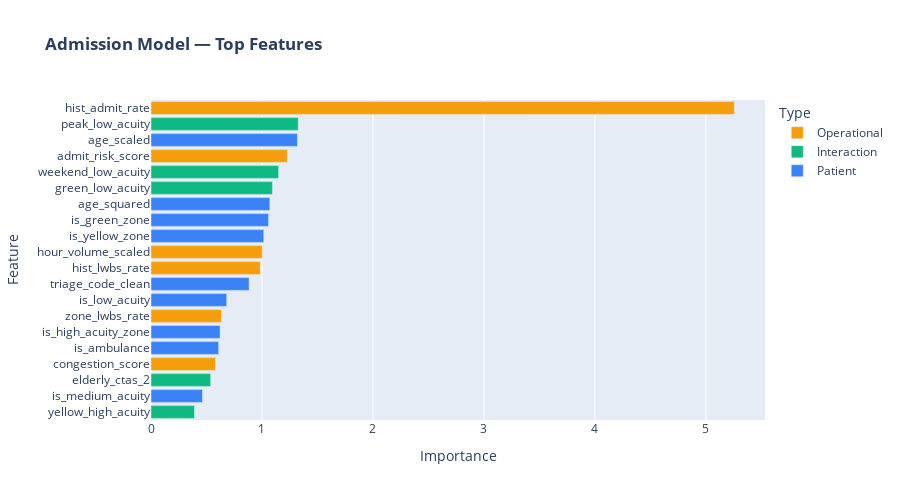
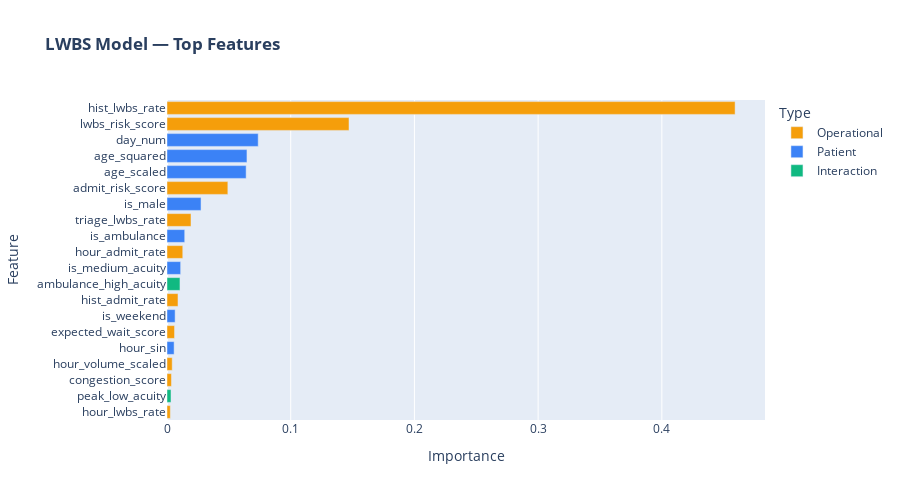

Source (notebook cell) for these figures, in order:
### Code cell
# =============================================================================
# CELL 19: FEATURE IMPORTANCE ANALYSIS
# =============================================================================

def plot_feature_importance(model, feature_names, title, top_n=20):
    """Plot feature importance with operational vs patient feature breakdown."""
    
    if hasattr(model, 'feature_importances_'):
        importance = model.feature_importances_
    elif hasattr(model, 'coef_'):
        importance = np.abs(model.coef_[0])
    else:
        print("Model doesn't support feature importance")
        return None
    
    # Create dataframe
    imp_df = pd.DataFrame({
        'Feature': feature_names,
        'Importance': importance
    }).sort_values('Importance', ascending=False).head(top_n)
    
    # Mark feature types
    imp_df['Type'] = imp_df['Feature'].apply(
        lambda x: 'Operational' if x in OPERATIONAL_FEATURES else 
                  'Interaction' if x in INTERACTION_FEATURES else 'Patient'
    )
    
    # Plot
    colors = {'Patient': '#3B82F6', 'Interaction': '#10B981', 'Operational': '#F59E0B'}
    
    fig = px.bar(
        imp_df,
        x='Importance',
        y='Feature',
        color='Type',
        color_discrete_map=colors,
        orientation='h',
        title=f'<b>{title}</b>'
    )
    
    fig.update_layout(height=500, yaxis={'categoryorder': 'total ascending'})
    fig.show()
    
    # Calculate contribution by type
    total_imp = importance.sum()
    for ftype in ['Patient', 'Interaction', 'Operational']:
        type_features = [f for f in feature_names if 
                        (f in OPERATIONAL_FEATURES and ftype == 'Operational') or
                        (f in INTERACTION_FEATURES and ftype == 'Interaction') or
                        (f not in OPERATIONAL_FEATURES + INTERACTION_FEATURES and ftype == 'Patient')]
        type_imp = sum(importance[feature_names.index(f)] for f in type_features if f in feature_names)
        print(f"  {ftype} features: {type_imp/total_imp*100:.1f}% of importance")
    
    return imp_df

print("=" * 70)
print("FEATURE IMPORTANCE ANALYSIS")
print("=" * 70)

print("\nADMISSION MODEL:")
imp_adm = plot_feature_importance(tuned_model_adm, ALL_FEATURES, 
                                   "Admission Model — Top Features")

print("\nLWBS MODEL:")
imp_lwbs = plot_feature_importance(tuned_model_lwbs, ALL_FEATURES,
                                   "LWBS Model — Top Features")

### Figure 1 — Plotly figure (JSON) as saved in the notebook; plotly's stock layout.template omitted (floating-point values rounded to 4 significant figures)
{"data": [{"hovertemplate": "Type=Operational<br>Importance=%{x}<br>Feature=%{y}<extra></extra>", "legendgroup": "Operational", "marker": {"color": "#F59E0B", "pattern": {"shape": ""}}, "name": "Operational", "orientation": "h", "showlegend": true, "textposition": "auto", "type": "bar", "x": [5.256, 1.229, 1.002, 0.9847, 0.6357, 0.5816], "xaxis": "x", "y": ["hist_admit_rate", "admit_risk_score", "hour_volume_scaled", "hist_lwbs_rate", "zone_lwbs_rate", "congestion_score"], "yaxis": "y"}, {"hovertemplate": "Type=Interaction<br>Importance=%{x}<br>Feature=%{y}<extra></extra>", "legendgroup": "Interaction", "marker": {"color": "#10B981", "pattern": {"shape": ""}}, "name": "Interaction", "orientation": "h", "showlegend": true, "textposition": "auto", "type": "bar", "x": [1.327, 1.15, 1.094, 0.5376, 0.3916], "xaxis": "x", "y": ["peak_low_acuity", "weekend_low_acuity", "green_low_acuity", "elderly_ctas_2", "yellow_high_acuity"], "yaxis": "y"}, {"hovertemplate": "Type=Patient<br>Importance=%{x}<br>Feature=%{y}<extra></extra>", "legendgroup": "Patient", "marker": {"color": "#3B82F6", "pattern": {"shape": ""}}, "name": "Patient", "orientation": "h", "showlegend": true, "textposition": "auto", "type": "bar", "x": [1.32, 1.071, 1.059, 1.017, 0.8839, 0.682, 0.6225, 0.6096, 0.4639], "xaxis": "x", "y": ["age_scaled", "age_squared", "is_green_zone", "is_yellow_zone", "triage_code_clean", "is_low_acuity", "is_high_acuity_zone", "is_ambulance", "is_medium_acuity"], "yaxis": "y"}], "layout": {"barmode": "relative", "height": 500, "legend": {"title": {"text": "Type"}, "tracegroupgap": 0}, "title": {"text": "<b>Admission Model — Top Features</b>"}, "xaxis": {"anchor": "y", "domain": [0, 1], "title": {"text": "Importance"}}, "yaxis": {"anchor": "x", "categoryorder": "total ascending", "domain": [0, 1], "title": {"text": "Feature"}}}}

### Figure 2 — Plotly figure (JSON) as saved in the notebook; plotly's stock layout.template omitted (floating-point values rounded to 4 significant figures)
{"data": [{"hovertemplate": "Type=Operational<br>Importance=%{x}<br>Feature=%{y}<extra></extra>", "legendgroup": "Operational", "marker": {"color": "#F59E0B", "pattern": {"shape": ""}}, "name": "Operational", "orientation": "h", "showlegend": true, "textposition": "auto", "type": "bar", "x": [0.4592, 0.1471, 0.04919, 0.0194, 0.01275, 0.008875, 0.006083, 0.004215, 0.003588, 0.002702], "xaxis": "x", "y": ["hist_lwbs_rate", "lwbs_risk_score", "admit_risk_score", "triage_lwbs_rate", "hour_admit_rate", "hist_admit_rate", "expected_wait_score", "hour_volume_scaled", "congestion_score", "hour_lwbs_rate"], "yaxis": "y"}, {"hovertemplate": "Type=Patient<br>Importance=%{x}<br>Feature=%{y}<extra></extra>", "legendgroup": "Patient", "marker": {"color": "#3B82F6", "pattern": {"shape": ""}}, "name": "Patient", "orientation": "h", "showlegend": true, "textposition": "auto", "type": "bar", "x": [0.07372, 0.06463, 0.06397, 0.02752, 0.01432, 0.01104, 0.006563, 0.005747], "xaxis": "x", "y": ["day_num", "age_squared", "age_scaled", "is_male", "is_ambulance", "is_medium_acuity", "is_weekend", "hour_sin"], "yaxis": "y"}, {"hovertemplate": "Type=Interaction<br>Importance=%{x}<br>Feature=%{y}<extra></extra>", "legendgroup": "Interaction", "marker": {"color": "#10B981", "pattern": {"shape": ""}}, "name": "Interaction", "orientation": "h", "showlegend": true, "textposition": "auto", "type": "bar", "x": [0.01048, 0.003226], "xaxis": "x", "y": ["ambulance_high_acuity", "peak_low_acuity"], "yaxis": "y"}], "layout": {"barmode": "relative", "height": 500, "legend": {"title": {"text": "Type"}, "tracegroupgap": 0}, "title": {"text": "<b>LWBS Model — Top Features</b>"}, "xaxis": {"anchor": "y", "domain": [0, 1], "title": {"text": "Importance"}}, "yaxis": {"anchor": "x", "categoryorder": "total ascending", "domain": [0, 1], "title": {"text": "Feature"}}}}
